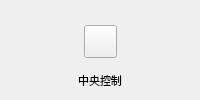
               <widget class="QWidget" name="widget_49" native="true">
                <layout class="QVBoxLayout" name="verticalLayout_33">
                 <property name="spacing">
                  <number>0</number>
                 </property>
                 <property name="leftMargin">
                  <number>0</number>
                 </property>
                 <property name="topMargin">
                  <number>0</number>
                 </property>
                 <property name="rightMargin">
                  <number>0</number>
                 </property>
                 <property name="bottomMargin">
                  <number>0</number>
                 </property>
                 <item>
                  <spacer name="verticalSpacer_33">
                   <property name="orientation">
                    <enum>Qt::Vertical</enum>
                   </property>
                   <property name="sizeHint" stdset="0">
                    <size>
                     <width>20</width>
                     <height>8</height>
                    </size>
                   </property>
                  </spacer>
                 </item>
                 <item>
                  <widget class="QWidget" name="widget_50" native="true">
                   <layout class="QVBoxLayout" name="verticalLayout_34">
                    <property name="spacing">
                     <number>0</number>
                    </property>
                    <property name="leftMargin">
                     <number>0</number>
                    </property>
                    <property name="topMargin">
                     <number>0</number>
                    </property>
                    <property name="rightMargin">
                     <number>0</number>
                    </property>
                    <property name="bottomMargin">
                     <number>0</number>
                    </property>
                    <item>
                     <widget class="QWidget" name="widget_51" native="true">
                      <property name="minimumSize">
                       <size>
                        <width>0</width>
                        <height>60</height>
                       </size>
                      </property>
                      <layout class="QHBoxLayout" name="horizontalLayout_17">
                       <property name="spacing">
                        <number>0</number>
                       </property>
                       <property name="leftMargin">
                        <number>0</number>
                       </property>
                       <property name="topMargin">
                        <number>0</number>
                       </property>
                       <property name="rightMargin">
                        <number>0</number>
                       </property>
                       <property name="bottomMargin">
                        <number>0</number>
                       </property>
                       <item>
                        <spacer name="horizontalSpacer_33">
                         <property name="orientation">
                          <enum>Qt::Horizontal</enum>
                         </property>
                         <property name="sizeHint" stdset="0">
                          <size>
                           <width>30</width>
                           <height>20</height>
                          </size>
                         </property>
                        </spacer>
                       </item>
                       <item>
                        <widget class="QPushButton" name="btn_16">
                         <property name="sizePolicy">
                          <sizepolicy hsizetype="Minimum" vsizetype="Minimum">
                           <horstretch>0</horstretch>
                           <verstretch>0</verstretch>
                          </sizepolicy>
                         </property>
                         <property name="minimumSize">
                          <size>
                           <width>33</width>
                           <height>33</height>
                          </size>
                         </property>
                         <property name="maximumSize">
                          <size>
                           <width>33</width>
                           <height>33</height>
                          </size>
                         </property>
                         <property name="focusPolicy">
                          <enum>Qt::TabFocus</enum>
                         </property>
                         <property name="styleSheet">
                          <string notr="true">border-image: url(:/new/prefix1/other/image/ScienceImage/StateCheck.png);</string>
                         </property>
                         <property name="text">
                          <string/>
                         </property>
                        </widget>
                       </item>
                       <item>
                        <spacer name="horizontalSpacer_34">
                         <property name="orientation">
                          <enum>Qt::Horizontal</enum>
                         </property>
                         <property name="sizeHint" stdset="0">
                          <size>
                           <width>30</width>
                           <height>20</height>
                          </size>
                         </property>
                        </spacer>
                       </item>
                      </layout>
                     </widget>
                    </item>
                    <item>
                     <widget class="DisMenuLabel" name="label_16">
                      <property name="maximumSize">
                       <size>
                        <width>16777215</width>
                        <height>30</height>
                       </size>
                      </property>
                      <property name="font">
                       <font>
                        <family>微软雅黑</family>
                        <pointsize>8</pointsize>
                       </font>
                      </property>
                      <property name="text">
                       <string>中央控制</string>
                      </property>
                      <property name="alignment">
                       <set>Qt::AlignCenter</set>
                      </property>
                     </widget>
                    </item>
                   </layout>
                  </widget>
                 </item>
                 <item>
                  <spacer name="verticalSpacer_34">
                   <property name="orientation">
                    <enum>Qt::Vertical</enum>
                   </property>
                   <property name="sizeHint" stdset="0">
                    <size>
                     <width>20</width>
                     <height>8</height>
                    </size>
                   </property>
                  </spacer>
                 </item>
                </layout>
               </widget>
